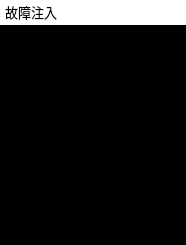
<?xml version="1.0" encoding="UTF-8"?>
<ui version="4.0">
 <class>failureDialog</class>
 <widget class="QDialog" name="failureDialog">
  <property name="geometry">
   <rect>
    <x>0</x>
    <y>0</y>
    <width>186</width>
    <height>245</height>
   </rect>
  </property>
  <property name="windowTitle">
   <string>Dialog</string>
  </property>
  <property name="windowIcon">
   <iconset resource="myapp.qrc">
    <normaloff>:/resource/failure.jpg</normaloff>:/resource/failure.jpg</iconset>
  </property>
  <property name="styleSheet">
   <string notr="true">border: 0 px;background-color:white;</string>
  </property>
  <widget class="QTextEdit" name="textEdit">
   <property name="geometry">
    <rect>
     <x>0</x>
     <y>25</y>
     <width>186</width>
     <height>220</height>
    </rect>
   </property>
   <property name="styleSheet">
    <string notr="true">background-color:black;color:rgb(0,255,0);</string>
   </property>
  </widget>
  <widget class="QLabel" name="label">
   <property name="geometry">
    <rect>
     <x>5</x>
     <y>2</y>
     <width>81</width>
     <height>20</height>
    </rect>
   </property>
   <property name="font">
    <font>
     <pointsize>10</pointsize>
     <weight>50</weight>
     <bold>false</bold>
    </font>
   </property>
   <property name="styleSheet">
    <string notr="true">background-color:white;color:black;</string>
   </property>
   <property name="text">
    <string>故障注入</string>
   </property>
  </widget>
 </widget>
 <resources>
  <include location="myapp.qrc"/>
 </resources>
 <connections/>
</ui>
